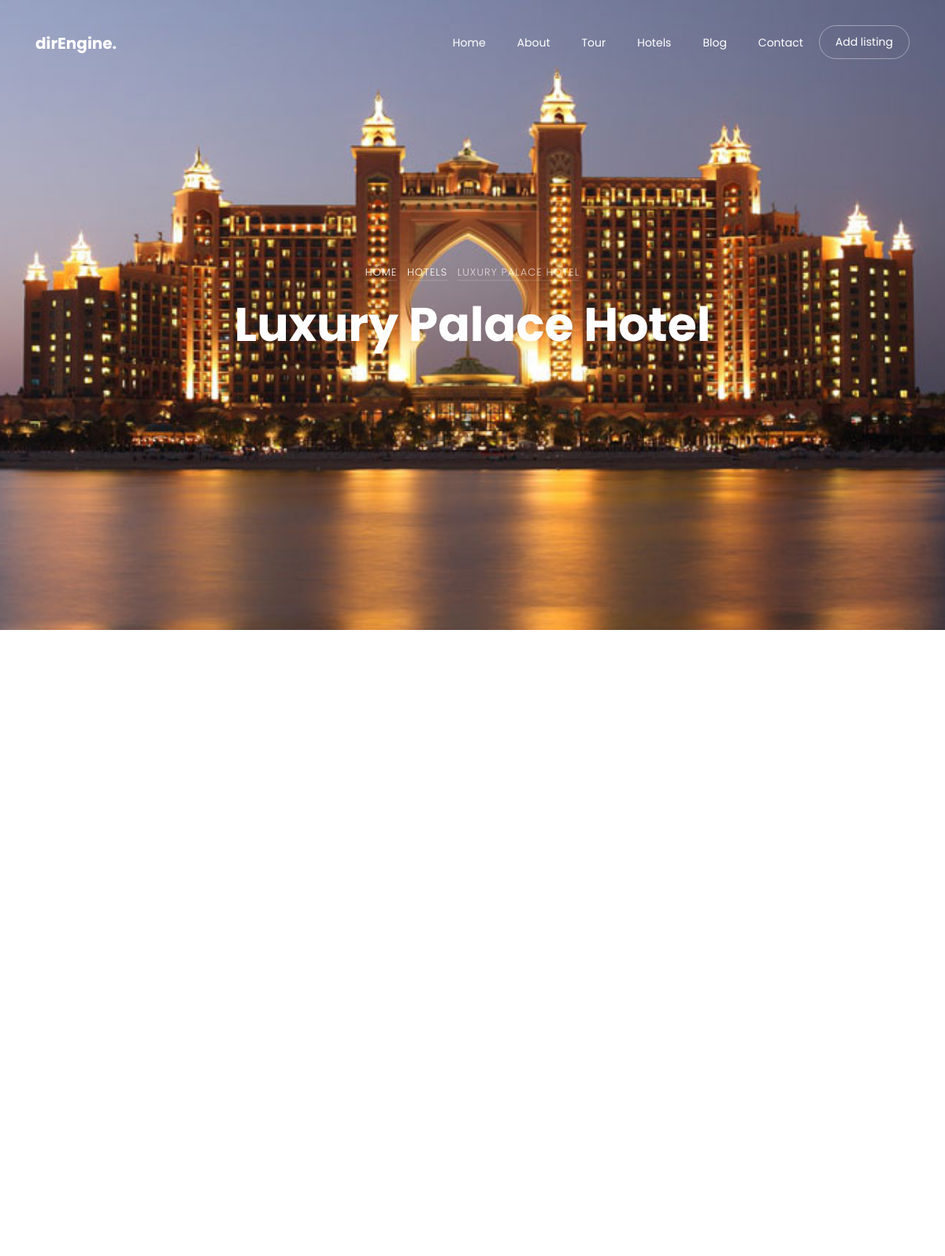
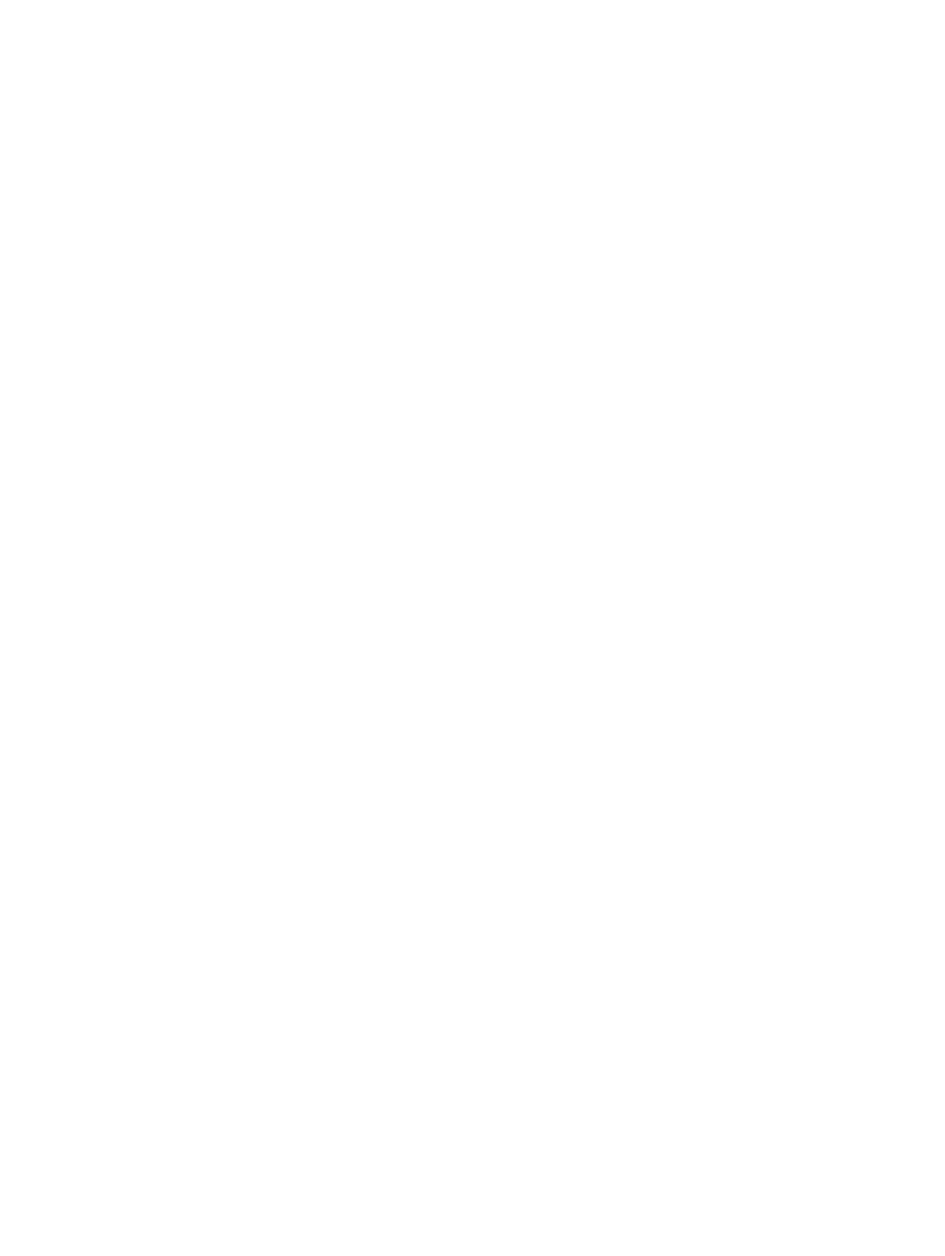
The app's page /hotel-single.php?id=1 (upper part) with its own data (2 pictures, top to bottom).
### tables this page shows
CREATE TABLE `hotels` (
  `id` int(11) NOT NULL,
  `name` varchar(255) NOT NULL,
  `description` text NOT NULL,
  `location` varchar(255) NOT NULL,
  `address` varchar(255) NOT NULL,
  `rating` decimal(2,1) DEFAULT 0.0,
  `amenities` text DEFAULT NULL,
  `image` varchar(255) DEFAULT NULL,
  `created_at` timestamp NOT NULL DEFAULT current_timestamp(),
  `updated_at` timestamp NOT NULL DEFAULT current_timestamp() ON UPDATE current_timestamp()
);

### hotel-single.php (the view, shortened to what this page needs)
<?php
require_once 'config/database.php';
include 'includes/header.php';
include 'includes/navbar.php';
$hotel_id = isset($_GET['id']) ? (int)$_GET['id'] : 0;
$stmt = $pdo->prepare("SELECT * FROM hotels WHERE id = ?");
$stmt->execute([$hotel_id]);
$hotel = $stmt->fetch();
?>
<div class="hero-wrap js-fullheight" style="background-image: url('images/<?php echo $hotel['image']; ?>');">
    <div class="container">
        <div class="row no-gutters slider-text js-fullheight align-items-center justify-content-center" data-scrollax-parent="true">
            <div class="col-md-9 text-center ftco-animate" data-scrollax=" properties: { translateY: '70%' }">
                <p class="breadcrumbs" data-scrollax="properties: { translateY: '30%', opacity: 1.6 }">
                    <span class="mr-2"><a href="index.php">Home</a></span>
                    <span class="mr-2"><a href="hotel.php">Hotels</a></span>
                    <span><?php echo $hotel['name']; ?></span>
                </p>
                <h1 class="mb-3 bread" data-scrollax="properties: { translateY: '30%', opacity: 1.6 }"><?php echo $hotel['name']; ?></h1>
            </div>
        </div>
    </div>
</div>
<section class="ftco-section ftco-degree-bg">
    <div class="container">
        <div class="row">
            <div class="col-lg-8">
                <div class="row">
                </div>
            </div>
            <div class="col-lg-4 sidebar">
            </div>
        </div>
    </div>
</section>
<?php
include 'includes/footer.php';
?>

### records on screen
hotels: image (picture), name "LUXURY PALACE HOTEL", name "Luxury Palace Hotel"
